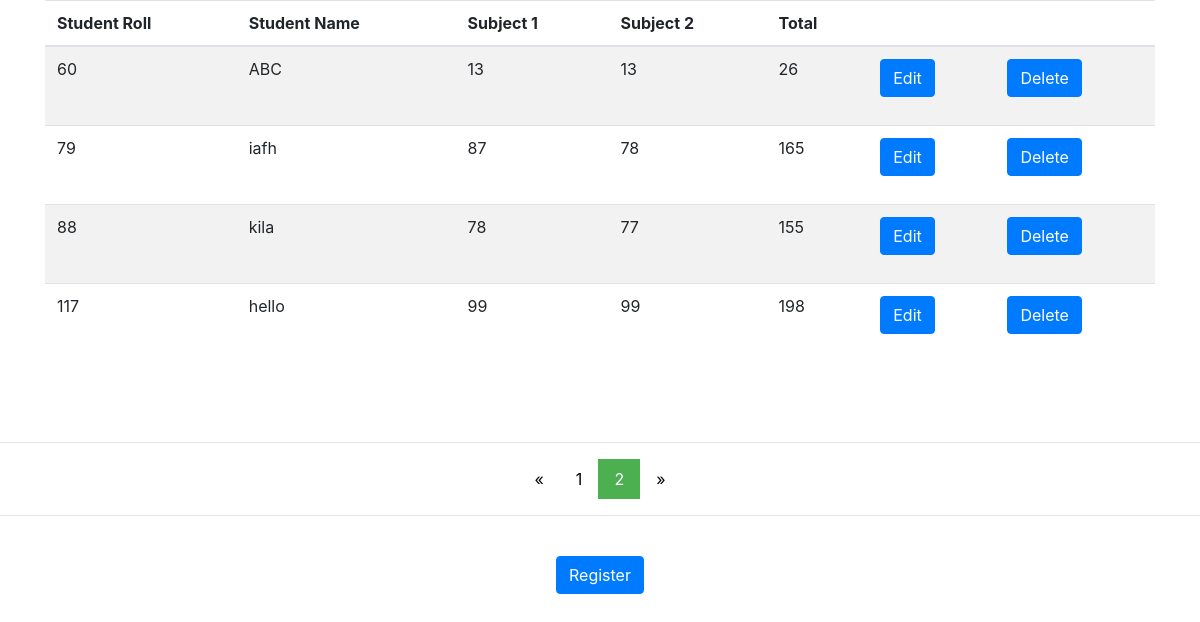
The app's page /index.php?page=2 with its own data.
### tables this page shows
CREATE TABLE `stud` (
  `sid` int(11) NOT NULL,
  `sname` varchar(20) NOT NULL,
  `s1` int(11) NOT NULL DEFAULT '0',
  `s2` int(11) NOT NULL DEFAULT '0',
  `total` int(11) NOT NULL DEFAULT '0'
);

### index.php (the view, shortened to what this page needs)
<html>
<head>
  <link rel="stylesheet" href="https://maxcdn.bootstrapcdn.com/bootstrap/4.0.0-beta/css/bootstrap.min.css">
</head>
<body>
  <?php
    $bool=0;
    $mysqli = new mysqli('localhost', 'root', '','student');
    $limit = 5;
    if(isset($_GET['page'])){ $page  = $_GET['page']; }
    else { $page=1; }
    $start_from = ($page-1) * $limit;
    $sql = "SELECT * FROM stud ORDER BY sid ASC LIMIT $start_from, $limit";
    $rs_result = mysqli_query($mysqli,$sql);
    if ($rs_result->num_rows > 0) {
        $bool=1;
    } else {
        $bool=2;
    }
?>
      <?php
              if($bool==1){
      echo '<div class="container">
              <table class="table table-hover table-striped">
          <thead class="thead-inverse">
            <tr>
              <th>Student Roll</th>
              <th>Student Name</th>
              <th>Subject 1</th>
              <th>Subject 2</th>
              <th>Total</th>
              <th></th>
              <th></th>
            </tr>
          </thead>';
          echo '<tbody>';
                $i=1;
                $mysqli = new mysqli('localhost','root','','student');
                while($row = $rs_result->fetch_assoc()) {
                echo '<tr>
                  <td>'.$row["sid"].'</td>
                  <td>'.$row["sname"].'</td>
                  <td>'.$row["s1"].'</td>
                  <td>'.$row["s2"].'</td>
                  <td>'.$row["total"].'</td>
                  <td><form action = "update.php" id="myform"> <input type="hidden" name="sid" value="'.$row["sid"].'"/>
                  <input class="btn btn-primary" name ="btnupdt" type="submit" value=" Edit "/></form>
                  </td>
                  <td><form  action = "index.php"> <input type="hidden" name="sid" value="'.$row["sid"].'"/>
                  <button name="btnDelete" onclick="clicked(event)" class="btn btn-primary" type="submit">Delete</button></form>
                  </td>
                </tr>';
                    $i=$i+1;
              }
          echo '</tbody>
        </table>
      </div>';
              }
              $sql = "SELECT COUNT(sid) FROM stud";
          $rs_result = mysqli_query($mysqli,$sql);
          $row = mysqli_fetch_row($rs_result);
          $total_records = $row[0];
          $total_pages = ceil($total_records / $limit);
          $pagLink = "<br/><br/><hr><div class=\"text-center\"><div class=\"pagination\">  <a href='index.php?page=1'>&laquo;</a>";
          for ($i=1; $i<=$total_pages; $i++) {
            $active = $i == $page ? 'class="active"' : '';
                       $pagLink .= "<a $active href='index.php?page=".$i."'>".$i."</a>";
          }
          $i = $i-1;
          echo $pagLink . "<a  href='index.php?page=".$i."'>&raquo;</a></div></div>";
    ?>
    <hr>
<div class="text-center col-sm-12">
  <button class="btn btn-primary" data-toggle="modal" data-target="#regmodal">Register</button>
  </div>
  </body>
</html>

### index.php (style rules this page uses)
.pagination { justify-content: center; align-items: center; }
.pagination a { color: black; align-self: center; float: left; padding: 8px 16px; text-decoration: none; transition: background-color .3s; }
.pagination a.active { background-color: #4CAF50; color: white; }

### records on screen
stud: sid "60", sname "ABC", s1 "13", s2 "13", total "26"
stud: sid "79", sname "iafh", s1 "87", s2 "78", total "165"
stud: sid "88", sname "kila", s1 "78", s2 "77", total "155"
stud: sid "117", sname "hello", s1 "99", s2 "99", total "198"
